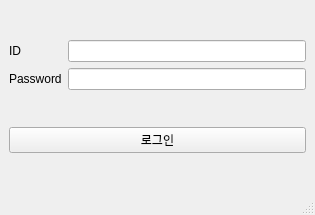
<?xml version="1.0" encoding="UTF-8"?>
<ui version="4.0">
 <class>MainWindow</class>
 <widget class="QMainWindow" name="MainWindow">
  <property name="geometry">
   <rect>
    <x>0</x>
    <y>0</y>
    <width>315</width>
    <height>215</height>
   </rect>
  </property>
  <property name="windowTitle">
   <string>MainWindow</string>
  </property>
  <widget class="QWidget" name="centralwidget">
   <layout class="QGridLayout" name="gridLayout">
    <item row="0" column="0">
     <layout class="QGridLayout" name="gridLayout_2">
      <item row="0" column="1">
       <widget class="QLineEdit" name="lineEdit"/>
      </item>
      <item row="1" column="1">
       <widget class="QLineEdit" name="lineEdit_2"/>
      </item>
      <item row="0" column="0">
       <widget class="QLabel" name="label">
        <property name="text">
         <string>ID</string>
        </property>
       </widget>
      </item>
      <item row="1" column="0">
       <widget class="QLabel" name="label_2">
        <property name="text">
         <string>Password</string>
        </property>
       </widget>
      </item>
     </layout>
    </item>
    <item row="1" column="0">
     <widget class="QPushButton" name="pushButton">
      <property name="text">
       <string>로그인</string>
      </property>
     </widget>
    </item>
   </layout>
  </widget>
  <widget class="QMenuBar" name="menubar">
   <property name="geometry">
    <rect>
     <x>0</x>
     <y>0</y>
     <width>315</width>
     <height>26</height>
    </rect>
   </property>
  </widget>
  <widget class="QStatusBar" name="statusbar"/>
 </widget>
 <resources/>
 <connections/>
</ui>
